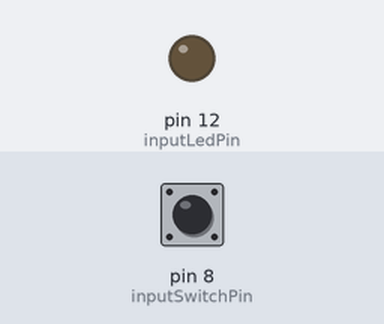
Simulated run of this sketch. Board: Arduino Uno, built with avr-gcc and run on an emulated ATmega328P. Shown: output pins drawn as LEDs (lit = HIGH). The test bench sets the inputs (shaded band); at power-on: pin 8 (inputSwitchPin) LOW. What the sketch prints to the serial monitor is not drawn.

Above: at 1.2 s.
1.3 s: pin 8 (inputSwitchPin) pulled HIGH for 0.15 s
At 1.37 s:
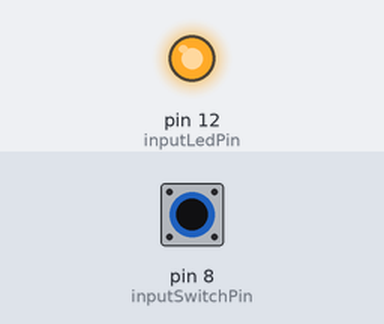
2.9 s: pin 8 (inputSwitchPin) pulled HIGH for 3.2 s
At 6.8 s:
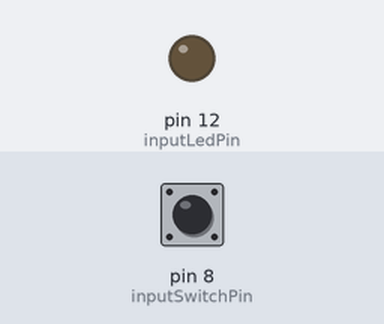
Timing chart, 0 to 8.3 s (numbered marks = the images above; inputs shaded):
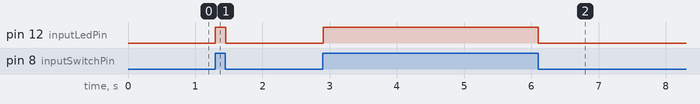

The sketch:

inputExample.ino
```cpp
/**
 * read switch attached to an Arduino
 * Arduino code for the input example
 *
 *
 * Turns on and off a light emitting diode(LED) connected to digital pin 12
 * when closing a switch attached to digital pin 8.
 *
 *sends 'H' when switch is closed
 *sends 'L' when switch is open
 *
 *
 * LED attached from digital pin 12 to ground
 * switch attached between digital pin 8 and 5V
 * 10K pull down resistor attached between pin 8 and GND
 */

//use digital pin 8 as input
const int inputSwitchPin = 8;

//use pin 12 for led
const int inputLedPin =  12;

// variable for reading the switch status
int switchState = 0;

/*
* run only once
*/
void setup()
{
    // initialize the LED pin as an output:
    pinMode(inputLedPin, OUTPUT);

    // initialize the switch pin as an input:
    pinMode(inputSwitchPin, INPUT);

    //begin serial communication
    Serial.begin(9600);
}

/*
* main loop
*/
void loop()
{
    // read the state of the switch value:
    switchState = digitalRead(inputSwitchPin);

    // check if the switch is closed.
    // if it is, the switchState is HIGH:
    if (switchState == HIGH) {
        // turn LED on:
        digitalWrite(inputLedPin, HIGH);

        //print 'H' to serial communication
        Serial.println("H");
        Serial.flush();
    } else {
        // turn LED off:
        digitalWrite(inputLedPin, LOW);

        //pint 'L' to serial communication
        Serial.println("L");
        Serial.flush();
    }
}
```

Measured:
- after the input at 1.3 s, pin 12 (inputLedPin): LOW → HIGH at once, → LOW 0.15 s later
- after the input at 2.9 s, pin 12 (inputLedPin): LOW → HIGH at once, → LOW 3.2 s later
